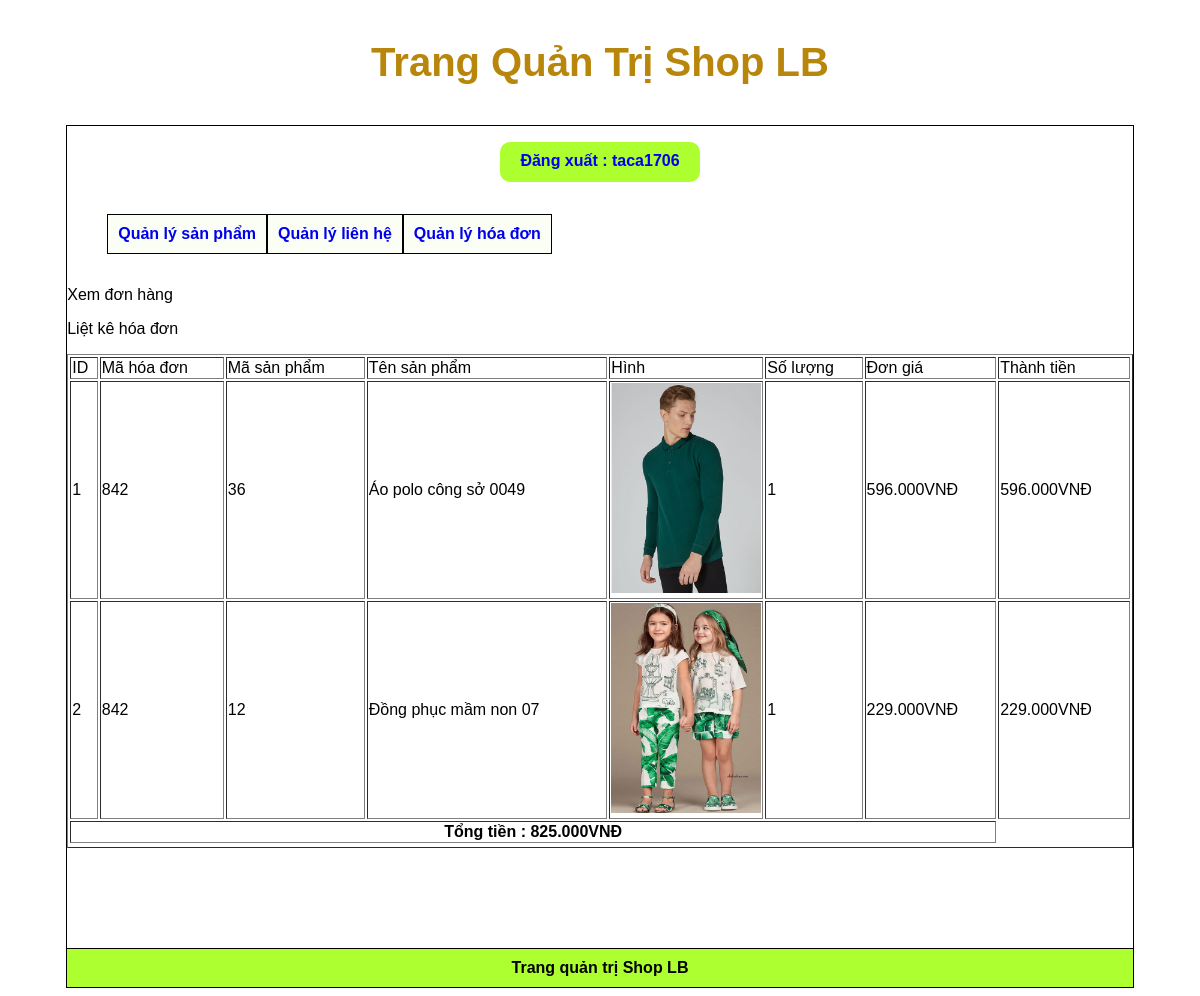
Page /admincp/index.php?action=quanlyhoadon&query=xemhoadon&mahoadon=842 (signed in) on the committed database.
### tables this page shows
CREATE TABLE `tbl_chitiethoadon` (
  `id_chitiethoadon` int(11) NOT NULL,
  `id_sanpham` int(11) NOT NULL,
  `mahoadon` varchar(11) NOT NULL,
  `soluongmua` int(11) NOT NULL
);

CREATE TABLE `tbl_sanpham` (
  `id_sanpham` int(11) NOT NULL,
  `tensanpham` varchar(100) NOT NULL,
  `masanpham` varchar(100) NOT NULL,
  `giasanpham` float NOT NULL,
  `soluong` int(11) NOT NULL,
  `hinhanh` varchar(100) NOT NULL,
  `tomtat` tinytext NOT NULL,
  `noidung` text NOT NULL,
  `id_loaisanpham` int(11) NOT NULL,
  `id_nhacungcap` int(11) NOT NULL,
  `trangthai` int(11) NOT NULL
);

### admincp/modules/quanlyhoadon/xemhoadon.php (the view, shortened to what this page needs)
<p>Xem đơn hàng</p>
<?php
$code = $_GET['mahoadon'];
$sql_lietke_hd = "SELECT * FROM tbl_chitiethoadon ,tbl_sanpham  WHERE tbl_chitiethoadon.id_sanpham=tbl_sanpham.id_sanpham
AND tbl_chitiethoadon.mahoadon = $code
ORDER BY tbl_chitiethoadon.id_chitiethoadon DESC";
$result_lietke_hd = mysqli_query($connect, $sql_lietke_hd);
?>
<p>Liệt kê hóa đơn</p>
<table style="width: 100%;" border="1" style="border-collapse:collapse;">
    <tr>
        <td>ID</td>
        <td>Mã hóa đơn</td>
        <td>Mã sản phẩm</td>
        <td>Tên sản phẩm</td>
        <td>Hình</td>
        <td>Số lượng</td>
        <td>Đơn giá</td>
        <td>Thành tiền</td>
    </tr>
    <?php
    $i = 0;
    $tongtien = 0;
    while ($row = mysqli_fetch_array($result_lietke_hd)) {
        $i++;
        $thanhtien = $row['giasanpham'] * $row['soluongmua'];
        $tongtien += $thanhtien;
    ?>
        <tr>
            <td><?= $i ?></td>
            <td><?= $row['mahoadon'] ?></td>
            <td><?= $row['id_sanpham'] ?></td>
            <td><?= $row['tensanpham'] ?></td>
            <td style="width:150px;height:150px;">
                <img src="modules/quanlysanpham/uploads/<?= $row['hinhanh'] ?> " width="100%">
            </td>
            <td><?= $row['soluongmua'] ?></td>
            <td><?= number_format($row['giasanpham'], 0, ',', '.') . 'VNĐ' ?></td>
            <td><?= number_format($thanhtien, 0, ',', '.') . 'VNĐ' ?></td>
        </tr>
    <?php
    }
    ?>
    <tr>
        <th colspan="7">Tổng tiền : <?= number_format($tongtien, 0, ',', '.') . 'VNĐ' ?></th>
    </tr>
</table>

### admincp/modules/menu.php (style rules this page uses)
* { font-family: 'Poppins', sans-serif; text-decoration: none; }

### rows in the picture
tbl_chitiethoadon: mahoadon "842", id_sanpham.id_sanpham "36", id_sanpham.tensanpham "Áo polo công sở 0049", id_sanpham.hinhanh (picture), soluongmua "1", id_sanpham.giasanpham "596.000", thanhtien "596.000"
tbl_chitiethoadon: mahoadon "842", id_sanpham.id_sanpham "12", id_sanpham.tensanpham "Đồng phục mầm non 07", id_sanpham.hinhanh (picture), soluongmua "1", id_sanpham.giasanpham "229.000", thanhtien "229.000"

### other values in the picture
$_SESSION['dangky'] "taca1706"
$tongtien "825.000"
